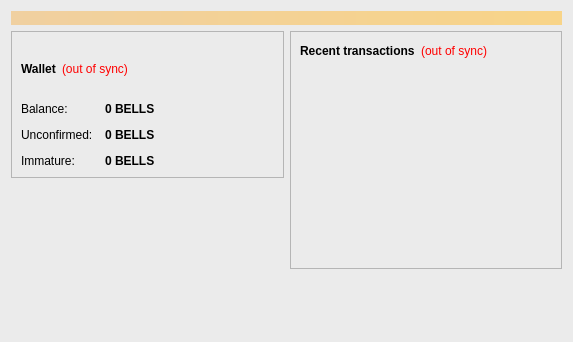
<?xml version="1.0" encoding="UTF-8"?>
<ui version="4.0">
 <class>OverviewPage</class>
 <widget class="QWidget" name="OverviewPage">
  <property name="geometry">
   <rect>
    <x>0</x>
    <y>0</y>
    <width>573</width>
    <height>342</height>
   </rect>
  </property>
  <property name="sizePolicy">
   <sizepolicy hsizetype="Expanding" vsizetype="Expanding">
    <horstretch>1</horstretch>
    <verstretch>1</verstretch>
   </sizepolicy>
  </property>
  <property name="windowTitle">
   <string>Form</string>
  </property>
  <property name="autoFillBackground">
   <bool>false</bool>
  </property>
  <property name="styleSheet">
   <string notr="true">background-color: rgb(235, 235, 235);</string>
  </property>
  <layout class="QVBoxLayout" name="topLayout">
   <item>
    <widget class="QLabel" name="labelAlerts">
     <property name="visible">
      <bool>false</bool>
     </property>
     <property name="styleSheet">
      <string notr="true">background-color: qlineargradient(x1: 0, y1: 0, x2: 1, y2: 0, stop:0 #F0D0A0, stop:1 #F8D488); color:#000000;</string>
     </property>
     <property name="wordWrap">
      <bool>true</bool>
     </property>
     <property name="margin">
      <number>3</number>
     </property>
    </widget>
   </item>
   <item>
    <layout class="QHBoxLayout" name="horizontalLayout" stretch="1,1">
     <item>
      <layout class="QVBoxLayout" name="verticalLayout_2">
       <item>
        <widget class="QFrame" name="frame">
         <property name="frameShape">
          <enum>QFrame::StyledPanel</enum>
         </property>
         <property name="frameShadow">
          <enum>QFrame::Raised</enum>
         </property>
         <layout class="QVBoxLayout" name="verticalLayout_4">
          <item>
           <layout class="QHBoxLayout" name="horizontalLayout_4">
            <item>
             <widget class="QLabel" name="label_5">
              <property name="font">
               <font>
                <weight>75</weight>
                <bold>true</bold>
               </font>
              </property>
              <property name="text">
               <string>Wallet</string>
              </property>
             </widget>
            </item>
            <item>
             <widget class="QLabel" name="labelWalletStatus">
              <property name="toolTip">
               <string>The displayed information may be out of date. Your wallet automatically synchronizes with the Bells network after a connection is established, but this process has not completed yet.</string>
              </property>
              <property name="styleSheet">
               <string notr="true">QLabel { color: red; }</string>
              </property>
              <property name="text">
               <string notr="true">(out of sync)</string>
              </property>
              <property name="alignment">
               <set>Qt::AlignLeading|Qt::AlignLeft|Qt::AlignVCenter</set>
              </property>
             </widget>
            </item>
            <item>
             <spacer name="horizontalSpacer_2">
              <property name="orientation">
               <enum>Qt::Horizontal</enum>
              </property>
              <property name="sizeHint" stdset="0">
               <size>
                <width>40</width>
                <height>20</height>
               </size>
              </property>
             </spacer>
            </item>
           </layout>
          </item>
          <item>
           <layout class="QFormLayout" name="formLayout_2">
            <property name="fieldGrowthPolicy">
             <enum>QFormLayout::AllNonFixedFieldsGrow</enum>
            </property>
            <property name="horizontalSpacing">
             <number>12</number>
            </property>
            <property name="verticalSpacing">
             <number>12</number>
            </property>
            <item row="0" column="0">
             <widget class="QLabel" name="label">
              <property name="text">
               <string>Balance:</string>
              </property>
             </widget>
            </item>
            <item row="0" column="1">
             <widget class="QLabel" name="labelBalance">
              <property name="font">
               <font>
                <weight>75</weight>
                <bold>true</bold>
               </font>
              </property>
              <property name="cursor">
               <cursorShape>IBeamCursor</cursorShape>
              </property>
              <property name="toolTip">
               <string>Your current balance</string>
              </property>
              <property name="text">
               <string notr="true">0 BELLS</string>
              </property>
              <property name="textInteractionFlags">
               <set>Qt::LinksAccessibleByMouse|Qt::TextSelectableByKeyboard|Qt::TextSelectableByMouse</set>
              </property>
             </widget>
            </item>
            <item row="1" column="0">
             <widget class="QLabel" name="label_3">
              <property name="text">
               <string>Unconfirmed:</string>
              </property>
             </widget>
            </item>
            <item row="1" column="1">
             <widget class="QLabel" name="labelUnconfirmed">
              <property name="font">
               <font>
                <weight>75</weight>
                <bold>true</bold>
               </font>
              </property>
              <property name="cursor">
               <cursorShape>IBeamCursor</cursorShape>
              </property>
              <property name="toolTip">
               <string>Total of transactions that have yet to be confirmed, and do not yet count toward the current balance</string>
              </property>
              <property name="text">
               <string notr="true">0 BELLS</string>
              </property>
              <property name="textInteractionFlags">
               <set>Qt::LinksAccessibleByMouse|Qt::TextSelectableByKeyboard|Qt::TextSelectableByMouse</set>
              </property>
             </widget>
            </item>
            <item row="2" column="0">
             <widget class="QLabel" name="labelImmatureText">
              <property name="text">
               <string>Immature:</string>
              </property>
             </widget>
            </item>
            <item row="2" column="1">
             <widget class="QLabel" name="labelImmature">
              <property name="font">
               <font>
                <weight>75</weight>
                <bold>true</bold>
               </font>
              </property>
              <property name="toolTip">
               <string>Mined balance that has not yet matured</string>
              </property>
              <property name="text">
               <string notr="true">0 BELLS</string>
              </property>
              <property name="textInteractionFlags">
               <set>Qt::LinksAccessibleByMouse|Qt::TextSelectableByKeyboard|Qt::TextSelectableByMouse</set>
              </property>
             </widget>
            </item>
           </layout>
          </item>
         </layout>
        </widget>
       </item>
       <item>
        <widget class="QFrame" name="blogo">
         <property name="enabled">
          <bool>true</bool>
         </property>
         <property name="sizePolicy">
          <sizepolicy hsizetype="Preferred" vsizetype="Preferred">
           <horstretch>0</horstretch>
           <verstretch>0</verstretch>
          </sizepolicy>
         </property>
         <property name="contextMenuPolicy">
          <enum>Qt::NoContextMenu</enum>
         </property>
         <property name="autoFillBackground">
          <bool>false</bool>
         </property>
         <property name="styleSheet">
          <string notr="true">image: url(:/images/splash);</string>
         </property>
         <property name="lineWidth">
          <number>0</number>
         </property>
        </widget>
       </item>
      </layout>
     </item>
     <item>
      <layout class="QVBoxLayout" name="verticalLayout_3">
       <item>
        <widget class="QFrame" name="frame_2">
         <property name="frameShape">
          <enum>QFrame::StyledPanel</enum>
         </property>
         <property name="frameShadow">
          <enum>QFrame::Raised</enum>
         </property>
         <layout class="QVBoxLayout" name="verticalLayout">
          <item>
           <layout class="QHBoxLayout" name="horizontalLayout_2">
            <item>
             <widget class="QLabel" name="label_4">
              <property name="text">
               <string>&lt;b&gt;Recent transactions&lt;/b&gt;</string>
              </property>
             </widget>
            </item>
            <item>
             <widget class="QLabel" name="labelTransactionsStatus">
              <property name="toolTip">
               <string>The displayed information may be out of date. Your wallet automatically synchronizes with the Bells network after a connection is established, but this process has not completed yet.</string>
              </property>
              <property name="styleSheet">
               <string notr="true">QLabel { color: red; }</string>
              </property>
              <property name="text">
               <string notr="true">(out of sync)</string>
              </property>
              <property name="alignment">
               <set>Qt::AlignRight|Qt::AlignTrailing|Qt::AlignVCenter</set>
              </property>
             </widget>
            </item>
            <item>
             <spacer name="horizontalSpacer">
              <property name="orientation">
               <enum>Qt::Horizontal</enum>
              </property>
              <property name="sizeHint" stdset="0">
               <size>
                <width>40</width>
                <height>20</height>
               </size>
              </property>
             </spacer>
            </item>
           </layout>
          </item>
          <item>
           <widget class="QListView" name="listTransactions">
            <property name="styleSheet">
             <string notr="true">QListView { background: transparent; }</string>
            </property>
            <property name="frameShape">
             <enum>QFrame::NoFrame</enum>
            </property>
            <property name="verticalScrollBarPolicy">
             <enum>Qt::ScrollBarAlwaysOff</enum>
            </property>
            <property name="horizontalScrollBarPolicy">
             <enum>Qt::ScrollBarAlwaysOff</enum>
            </property>
            <property name="selectionMode">
             <enum>QAbstractItemView::NoSelection</enum>
            </property>
           </widget>
          </item>
         </layout>
        </widget>
       </item>
       <item>
        <spacer name="verticalSpacer_2">
         <property name="orientation">
          <enum>Qt::Vertical</enum>
         </property>
         <property name="sizeHint" stdset="0">
          <size>
           <width>20</width>
           <height>40</height>
          </size>
         </property>
        </spacer>
       </item>
      </layout>
     </item>
    </layout>
   </item>
  </layout>
 </widget>
 <resources/>
 <connections/>
</ui>
